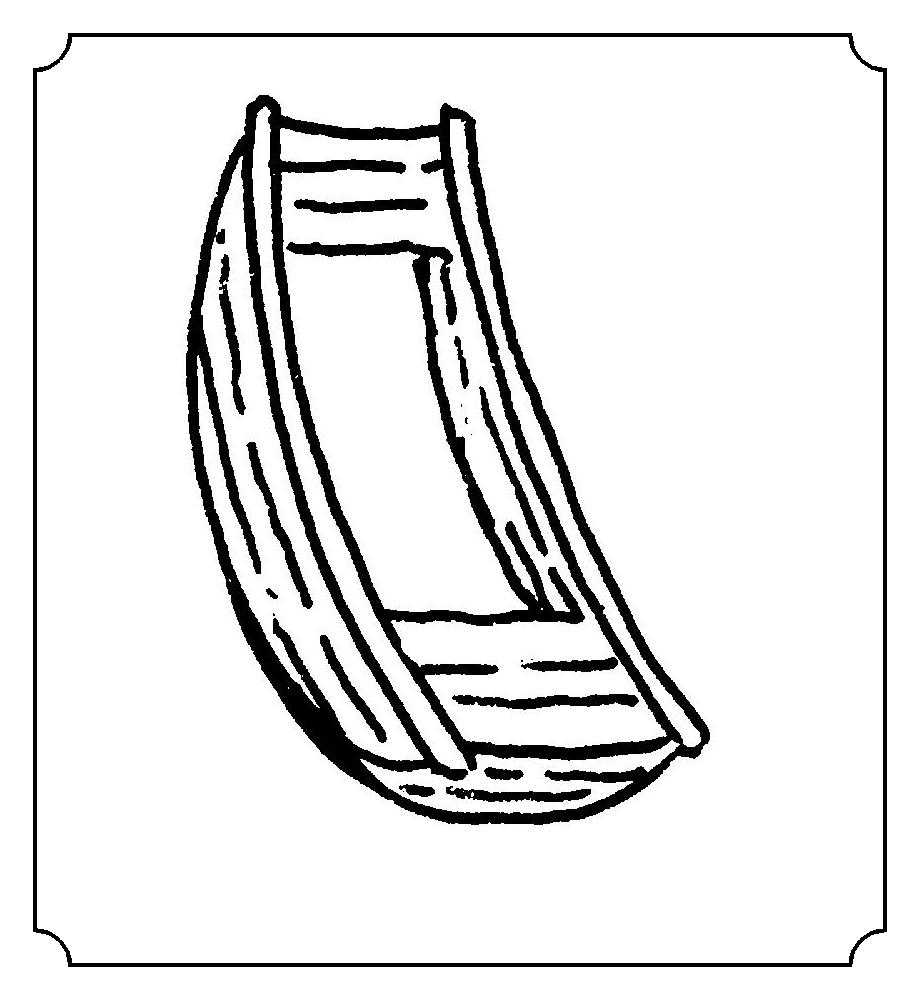
#> input picture archive/tuo-shice/ref-zhou.png, 920 x 1000 px, found by its file name
$ python gen_tuo_repl.py
#> lines starting #> are read from the running program, lines starting #| are printed output that depends on the picture; after the words box and inside, x2 and y2 are one past the last pixel; in counts of white or black regions, pixels touching at a corner belong together
# -*- coding: utf-8 -*-
"""印拓式复刻：底本墨形 → 矢量化墨块 → 毛边滤镜 → 拓本样式

语汇与白描不同，须先说清：
- 白描：线是骨，一笔一笔写出来；不填而描。
- 拓本：墨是面，从原刻剥下来；不描而取形。

故本脚本不画任何一笔，只做四件事：
1 二值化取墨形；2 轮廓简化成多边形；3 交 SVG 的实心 path；
4 以 feTurbulence + feDisplacementMap 造毛边、以低透明噪声造纸纹。

两版：墨拓（墨色 #1F1B17）与朱拓（赭 #994433）。
"""
import os
import sys
import numpy as np
import cv2

ROOT = os.path.dirname(os.path.dirname(os.path.abspath(__file__)))
REF = os.path.join(ROOT, 'assets', 'ref', 'ref-zhou.png')
OUT = os.path.join(ROOT, 'assets', 'fig')
W, H = 760, 540


def ink_polygons(path, crop=0.075, eps=1.6, min_area=18):
#> called with path = 'archive/assets/ref/ref-zhou.png', crop = 0.075, eps = 1.6, min_area = 18
    img = cv2.imread(path, cv2.IMREAD_GRAYSCALE)
#> img is the input picture: shape (1000, 920); min 0, max 255, mean 229.3
    h, w = img.shape
    cy, cx = int(h * crop), int(w * crop)
    img = img[cy:h - cy, cx:w - cx]
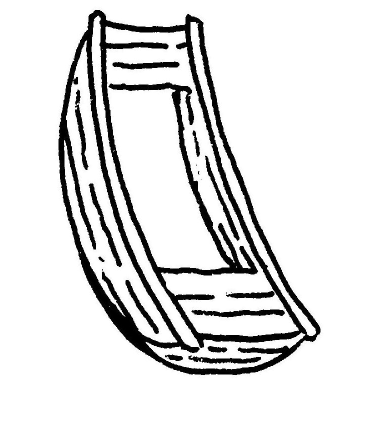
#> img: shape (850, 782) (shown at 1/2 size); min 0, max 255, mean 224.7
    # Otsu 二值：墨为前景
    inv = 255 - img
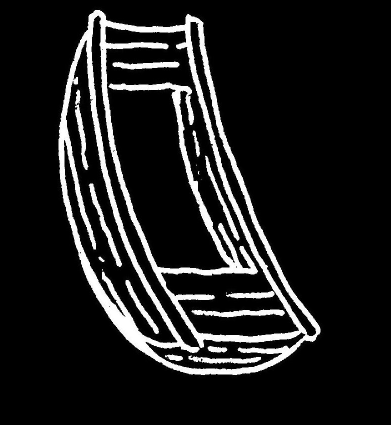
#> inv: shape (850, 782) (shown at 1/2 size); min 0, max 255, mean 30.3
    _, bw = cv2.threshold(inv, 0, 255, cv2.THRESH_BINARY + cv2.THRESH_OTSU)
#> bw: shape (850, 782); 11.9% white; 20 white regions (7 under 20 px), largest, box (x1, y1, x2, y2) and area: (117, 20, 641, 750) 66707, (383, 619, 570, 635) 1762, (177, 367, 244, 534) 1674
    bw = cv2.morphologyEx(bw, cv2.MORPH_OPEN, np.ones((2, 2), np.uint8))
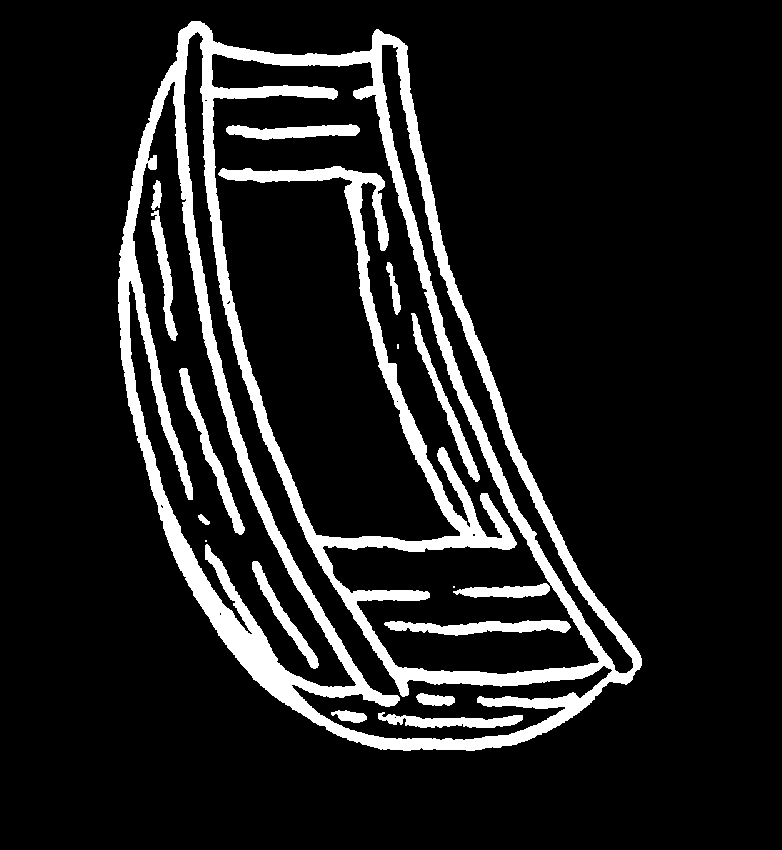
#> bw: shape (850, 782); 11.8% white; 17 white regions (3 under 20 px)
    cnts, hier = cv2.findContours(bw, cv2.RETR_CCOMP, cv2.CHAIN_APPROX_SIMPLE)
#> cnts = 28 contours, 10 with area under 20; largest, box (x1, y1, x2, y2) and area: (118, 21, 642, 751) 237451, (211, 53, 600, 675) 105416, (128, 81, 357, 688) 35840, (183, 31, 613, 741) 24537, (381, 44, 634, 674) 10616
    polys = []
    for i, c in enumerate(cnts):
        if cv2.contourArea(c) < min_area:
            continue
        ap = cv2.approxPolyDP(c, eps, True)
        if len(ap) < 3:
            continue
        polys.append((i, ap.reshape(-1, 2), hier[0][i][3]))
#> this loop made 28 passes
#> c on passes 2, 6, 9, 12, 22: [[394, 717], [395, 716], [396, 717], [395, 718]], [[453, 586], [453, 587], [454, 587], [454, 586]], [[205, 540], [205, 541], [206, 541], [206, 540]], [[397, 344], [397, 348], [398, 348], [398, 344]], [[396, 401], [397, 400], [398, 401], [397, 402]]
#> after the loop, polys = 18 items
    return polys, (w - 2 * cx, h - 2 * cy)


def build(mode='mo'):
    polys, (pw, ph) = ink_polygons(REF)
#> polys = 18 items; pw = 782; ph = 850
    target_h = 372
    s = target_h / ph
#> s = 0.438
    ox = 380 - pw * s / 2
#> ox = 208.9
    oy = 118

    color = '#1F1B17' if mode == 'mo' else '#994433'
    paper = '#F7F4EE' if mode == 'mo' else '#F6EFE6'

    g = ['<svg xmlns="http://www.w3.org/2000/svg" viewBox="0 0 %d %d" width="%d" height="%d" '
         'font-family="Noto Serif SC,Songti SC,serif">' % (W, H, W, H)]
    g.append('''<defs>
  <filter id="ink" x="-12%%" y="-12%%" width="124%%" height="124%%">
    <feTurbulence type="fractalNoise" baseFrequency="0.055" numOctaves="3" seed="7" result="n"/>
    <feDisplacementMap in="SourceGraphic" in2="n" scale="2.4" xChannelSelector="R" yChannelSelector="G"/>
    <feGaussianBlur stdDeviation="0.22"/>
  </filter>
  <filter id="paper" x="0" y="0" width="100%%" height="100%%">
    <feTurbulence type="fractalNoise" baseFrequency="0.72" numOctaves="4" seed="11" result="p"/>
    <feColorMatrix in="p" type="matrix"
      values="0 0 0 0 0.62  0 0 0 0 0.56  0 0 0 0 0.46  0.55 0.45 0.4 0 -0.28"/>
  </filter>
  <filter id="grain" x="0" y="0" width="100%%" height="100%%">
    <feTurbulence type="turbulence" baseFrequency="0.03" numOctaves="2" seed="3" result="t"/>
    <feColorMatrix in="t" type="matrix"
      values="0 0 0 0 0.80  0 0 0 0 0.77  0 0 0 0 0.71  0.06 0.05 0.04 0 0.01"/>
  </filter>
</defs>''')
    g.append('<rect width="%d" height="%d" fill="%s"/>' % (W, H, paper))
    g.append('<rect width="%d" height="%d" filter="url(#paper)" opacity="0.42"/>' % (W, H))
    g.append('<rect width="%d" height="%d" filter="url(#grain)" opacity="0.30"/>' % (W, H))

    paths = []
    for _i, pts, parent in polys:
        d = 'M' + ' L'.join('%.1f,%.1f' % (ox + x * s, oy + y * s) for x, y in pts)
        paths.append(d + ' Z')
#> this loop made 18 passes
#> (_i, parent) on passes 1, 2, 3, 4, 5, 6, 8, 9: (0, -1), (2, -1), (3, -1), (4, -1), (6, -1), (7, -1), (10, -1), (12, -1)
#> after the loop, paths = 18 items
    g.append('<g filter="url(#ink)" fill="%s" fill-rule="evenodd" stroke="none" opacity="0.94">' % color)
    g.append('<path d="%s"/>' % ' '.join(paths))
    g.append('</g>')

    # 款识：拓本惯例，题名在上，出处与年月在下
    tcol = '#3A342C' if mode == 'mo' else '#7A3527'
    g.append('<text x="58" y="96" font-size="30" letter-spacing="10" fill="%s" font-weight="700">舟</text>' % tcol)
    g.append('<text x="58" y="122" font-size="8.4" letter-spacing="3" fill="%s">诗 经 · 柏 舟 名 物</text>' % tcol)
    g.append('<text x="716" y="86" text-anchor="end" font-size="8" letter-spacing="1.5" fill="%s">%s</text>'
             % (tcol, '墨 拓' if mode == 'mo' else '朱 拓'))
    g.append('<text x="716" y="104" text-anchor="end" font-size="7.6" letter-spacing="1" fill="%s">'
             '依 名物图《舟》取 墨 形 · 非 摹 线</text>' % tcol)
    g.append('<line x1="44" y1="470" x2="716" y2="470" stroke="%s" stroke-width="0.7" opacity="0.45"/>' % tcol)
    g.append('<text x="44" y="492" font-size="8.2" letter-spacing="1" fill="%s">'
             '墨形取底本，轮廓以多边形简化；毛边、纸纹皆由滤镜生，非手绘</text>' % tcol)
    g.append('<text x="380" y="518" text-anchor="middle" font-size="15" letter-spacing="3" fill="%s">'
             '泛彼柏舟，在彼中河</text>' % tcol)
    g.append('</svg>')

    svg = ''.join(g)
    p = os.path.join(OUT, 'zhou-tuo-%s.svg' % mode)
    open(p, 'w', encoding='utf-8').write(svg)
    print(mode, 'svg', len(svg.encode('utf-8')), 'B', 'paths', len(paths))
#| mo svg 11483 B paths 18
    import cairosvg
    png = os.path.join(ROOT, 'dist', 'zhou-tuo-%s.png' % mode)
    cairosvg.svg2png(url=p, write_to=png, output_width=1100, background_color=paper)
#> (this line was passed over: cairosvg is not available in this run)
    print('png', png)


if __name__ == '__main__':
    build('mo')
    build('zhu')
#> the loop in ink_polygons (call 2), `for i, c in enumerate(cnts):` made 28 passes
#> the loop in build (call 2), `for _i, pts, parent in polys:` made 18 passes
#| zhu svg 11483 B paths 18

$ run again, with archive/tuo-shice/cmp-zhou-four.png copied over archive/tuo-shice/ref-zhou.png
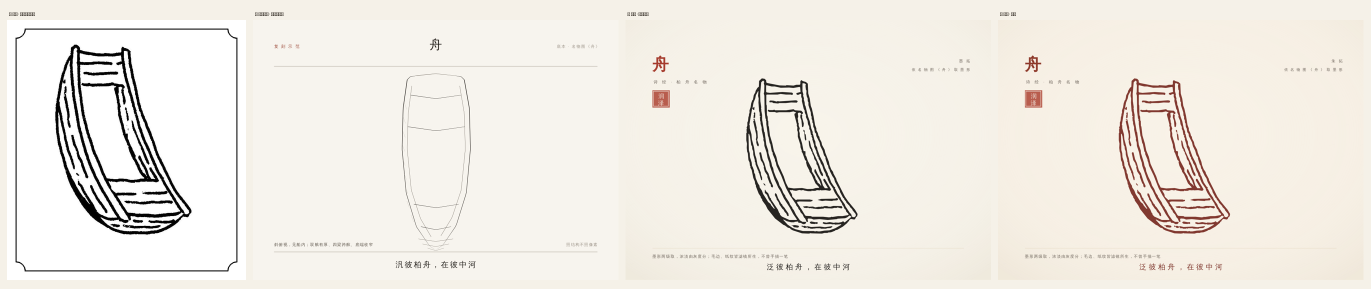
#> input picture archive/tuo-shice/cmp-zhou-four.png, 2741 x 578 px, found by its file name (shown at 1/2 size)
#> in ink_polygons, `_, bw = cv2.threshold(inv, 0, 255, cv2.THRESH_BINARY + cv2.THRESH_OTSU)`:
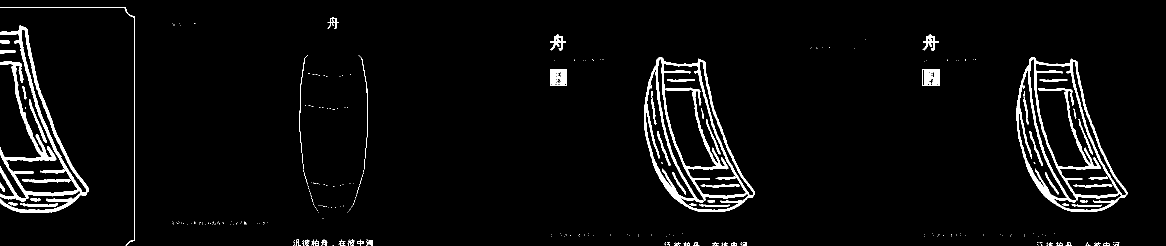
#> bw: shape (492, 2331) (shown at 1/2 size); 3.9% white; 334 white regions (260 under 20 px), largest, box (x1, y1, x2, y2) and area: (1288, 114, 1510, 424) 11366, (0, 50, 178, 426) 10899, (2033, 114, 2255, 424) 10797
#> in ink_polygons, `bw = cv2.morphologyEx(bw, cv2.MORPH_OPEN, np.ones((2, 2), np.uint8))`:
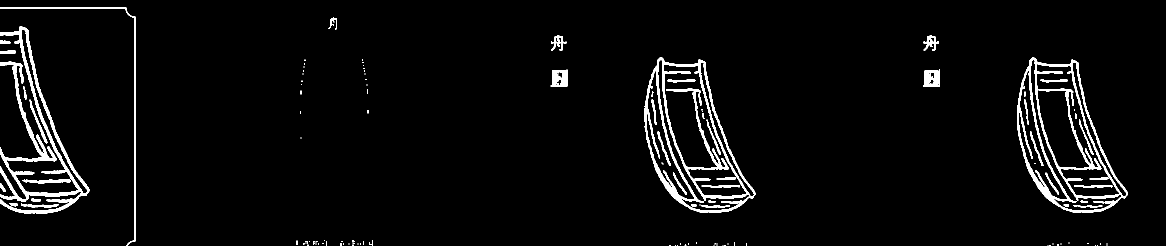
#> bw: shape (492, 2331) (shown at 1/2 size); 3.8% white; 133 white regions (85 under 20 px)
#> cnts = 156 contours, 100 with area under 20; largest, box (x1, y1, x2, y2) and area: (1289, 115, 1511, 425) 42668, (2034, 115, 2256, 425) 42574, (2072, 127, 2239, 394) 20026, (1327, 128, 1494, 394) 19802, (0, 52, 179, 427) 12114
#> the loop in ink_polygons, `for i, c in enumerate(cnts):` made 156 passes
#> c on passes 1 to 3: [[2213, 491], [2214, 491]], [[2190, 491], [2191, 491]], [[2095, 491], [2096, 491]]
#> after the loop in ink_polygons, `for i, c in enumerate(cnts):`: polys = 57 items
#> in build, `polys, (pw, ph) = ink_polygons(REF)`: pw = 2331; ph = 492
#> s = 0.756
#> ox = -501.2
#> the loop in build, `for _i, pts, parent in polys:` made 57 passes
#> (_i, parent) on passes 1, 2, 5, 6, 10, 11, 12, 13: (58, -1), (59, -1), (63, -1), (64, -1), (68, -1), (69, -1), (70, -1), (71, -1)
#> after the loop in build, `for _i, pts, parent in polys:`: paths = 57 items
#| mo svg 14436 B paths 57
#> the loop in ink_polygons (call 2), `for i, c in enumerate(cnts):` made 156 passes
#> the loop in build (call 2), `for _i, pts, parent in polys:` made 57 passes
#| zhu svg 14436 B paths 57

$ run again, with archive/tuo-shice/cmp-zhou-repl.png copied over archive/tuo-shice/ref-zhou.png
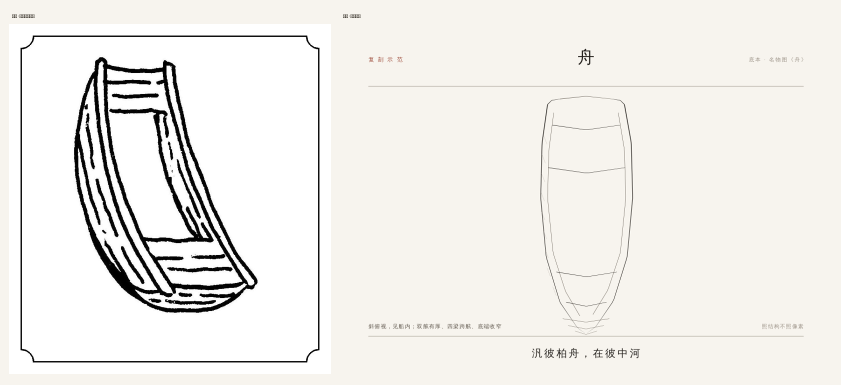
#> input picture archive/tuo-shice/cmp-zhou-repl.png, 1682 x 770 px, found by its file name (shown at 1/2 size)
#> in ink_polygons, `_, bw = cv2.threshold(inv, 0, 255, cv2.THRESH_BINARY + cv2.THRESH_OTSU)`:
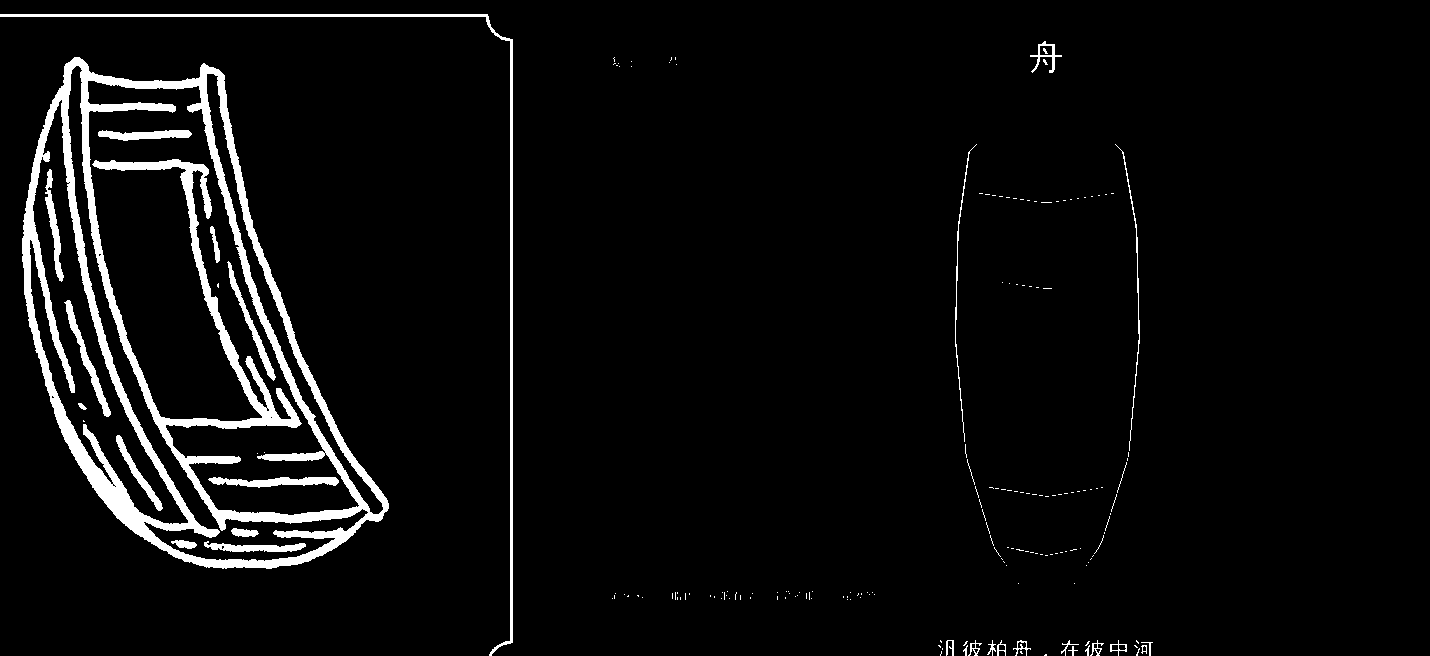
#> bw: shape (656, 1430); 4.8% white; 192 white regions (161 under 20 px), largest, box (x1, y1, x2, y2) and area: (22, 57, 389, 569) 33424, (0, 14, 513, 656) 3458, (208, 477, 339, 488) 877
#> in ink_polygons, `bw = cv2.morphologyEx(bw, cv2.MORPH_OPEN, np.ones((2, 2), np.uint8))`:
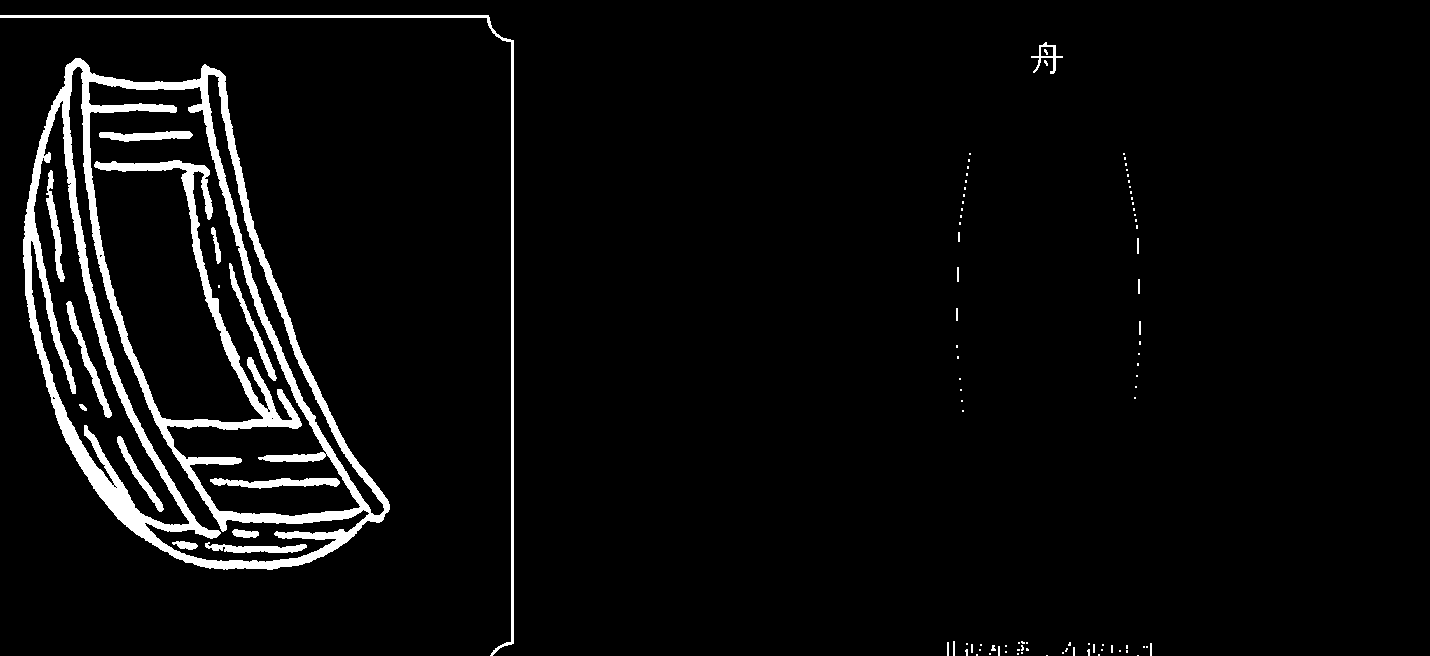
#> bw: shape (656, 1430); 4.6% white; 100 white regions (75 under 20 px)
#> cnts = 112 contours, 93 with area under 20; largest, box (x1, y1, x2, y2) and area: (23, 58, 390, 570) 116182, (88, 81, 361, 517) 51584, (30, 100, 190, 526) 17694, (68, 66, 370, 563) 12185, (207, 74, 385, 516) 5310
#> the loop in ink_polygons, `for i, c in enumerate(cnts):` made 112 passes
#> c on passes 1 to 8: [[1137, 655], [1138, 655]], [[1046, 655], [1047, 655]], [[1098, 654], [1098, 655], [1099, 655], [1099, 654]], [[976, 654], [976, 655], [977, 655], [977, 654]], [[1017, 653], [1017, 654], [1018, 654], [1018, 653]], [[989, 653], [989, 654], [990, 654], [990, 653]], [[1062, 652], [1062, 653], [1063, 653], [1063, 652]], [[1021, 652], [1021, 653], [1022, 653], [1022, 652]]
#> after the loop in ink_polygons, `for i, c in enumerate(cnts):`: polys = 19 items
#> in build, `polys, (pw, ph) = ink_polygons(REF)`: pw = 1430; ph = 656
#> s = 0.567
#> ox = -25.46
#> the loop in build, `for _i, pts, parent in polys:` made 19 passes
#> (_i, parent) on passes 1, 2, 3, 4, 5, 7, 8, 9: (40, -1), (41, -1), (42, -1), (43, -1), (44, -1), (60, -1), (64, -1), (67, -1)
#> after the loop in build, `for _i, pts, parent in polys:`: paths = 19 items
#| mo svg 8439 B paths 19
#> the loop in ink_polygons (call 2), `for i, c in enumerate(cnts):` made 112 passes
#> the loop in build (call 2), `for _i, pts, parent in polys:` made 19 passes
#| zhu svg 8439 B paths 19
